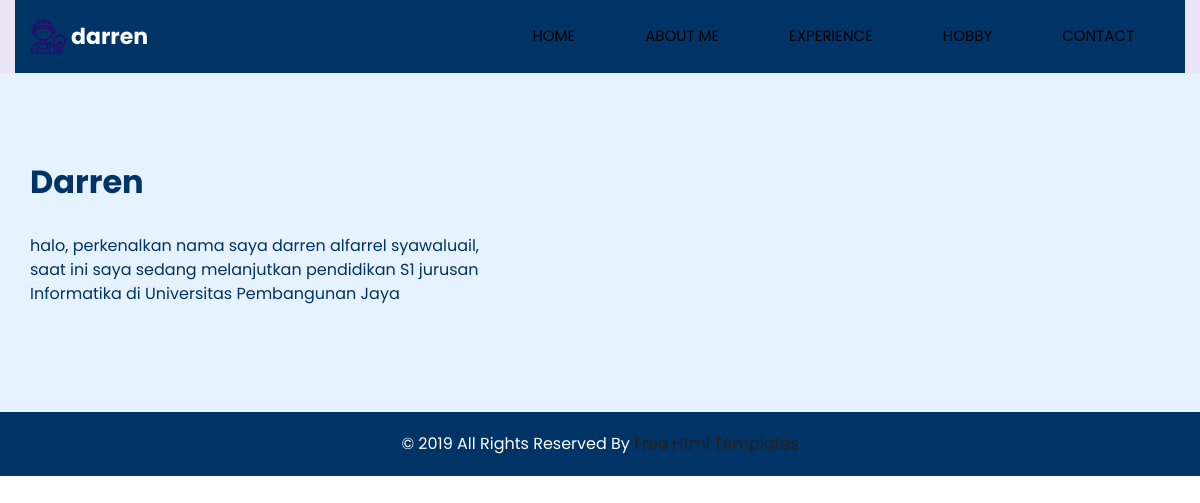
Page /about.php on the committed database.
### tables this page shows
CREATE TABLE `about` (
  `id` int(3) NOT NULL,
  `namapendek` varchar(20) NOT NULL,
  `tentangme` text NOT NULL
);

### about.php (the view, shortened to what this page needs)
<?php
    include 'koneksi.php';
    $sqlProject = "SELECT * FROM about WHERE id = 1";
    $resultProject = $connect->query($sqlProject);
    if ($resultProject->num_rows > 0) {
        $row = $resultProject->fetch_assoc();
        $namapendek = $row['namapendek'];
        $tentangme = $row['tentangme'];
    } else {
        echo " ";
    }
    ?>
<!DOCTYPE html>
<html>
<head>
  <link rel="stylesheet" type="text/css" href="https://cdnjs.cloudflare.com/ajax/libs/OwlCarousel2/2.1.3/assets/owl.carousel.min.css" />
  <link rel="stylesheet" type="text/css" href="css/bootstrap.css" />
  <link href="css/style.css" rel="stylesheet" />
  <link href="css/responsive.css" rel="stylesheet" />
</head>
<body class="sub_page">
  <div class="hero_area">
    <header class="header_section">
      <div class="container">
        <nav class="navbar navbar-expand-lg custom_nav-container">
          <a class="navbar-brand" href="#">
            <img src="images/logo.png" alt="">
            <span style="color: #ffffff;">darren</span>
          </a>
          <div class="collapse navbar-collapse" id="navbarSupportedContent">
            <div class="d-flex ml-auto flex-column flex-lg-row align-items-center">
              <ul class="navbar-nav">
                <li class="nav-item">
                  <a class="nav-link" href="index.php">Home</a>
                </li>
                <li class="nav-item">
                  <a class="nav-link" href="about.php">About me</a>
                </li>
                <li class="nav-item">
                  <a class="nav-link" href="experience.php">Experience</a>
                </li>
                <li class="nav-item">
                  <a class="nav-link" href="hobby.php">Hobby</a>
                </li>
                <li class="nav-item">
                  <a class="nav-link" href="contact.php">Contact</a>
                </li>
              </ul>
            </div>
          </div>
        </nav>
      </div>
    </header>
  </div>
  <section class="about_section layout_padding">
    <div class="container">
      <div class="row">
        <div class="col-md-6">
          <div class="detail-box">
            <div class="heading_container">
              <h2>
                <?php echo $namapendek?>
              </h2>
            </div>
            <p>
              <?php echo $tentangme?>
            </p>
          </div>
        </div>
        <div class="col-md-6">
          <div class="img_container">
            <div class="img-box b1">
            </div>
          </div>
        </div>
      </div>
    </div>
  </section>
  <footer class="container-fluid footer_section">
    <div class="container">
      <div class="row">
        <div class="col-lg-7 col-md-9 mx-auto">
          <p>
            &copy; 2019 All Rights Reserved By
            <a href="https://html.design/">Free Html Templates</a>
          </p>
        </div>
      </div>
    </div>
  </footer>
</body>
</html>

### css/style.css (style rules this page uses)
body { font-family: "Poppins", sans-serif; color: #0c0c0c; background-color: #ffffff; }
.layout_padding { padding-top: 90px; padding-bottom: 90px; }
.heading_container { display: -webkit-box; display: -ms-flexbox; display: flex; -webkit-box-pack: start; -ms-flex-pack: start; justify-content: flex-start; -webkit-box-align: center; -ms-flex-align: center; align-items: center; text-align: center; }
.heading_container h2 { position: relative; font-weight: bold; margin-right: 10px; }
.hero_area { height: 98vh; position: relative; display: -webkit-box; display: -ms-flexbox; display: flex; -webkit-box-orient: vertical; -webkit-box-direction: normal; -ms-flex-direction: column; flex-direction: column; background-color: #eae6f5; }
.sub_page .hero_area { height: auto; }
.header_section .container { padding: 0; }
.custom_nav-container .navbar-nav .nav-item .nav-link { padding: 7px 20px; margin: 10px 15px; color: #000000; text-align: center; border-radius: 35px; text-transform: uppercase; font-size: 15px; }
a, a:hover, a:focus { text-decoration: none; }
.navbar-brand { display: -webkit-box; display: -ms-flexbox; display: flex; -webkit-box-align: center; -ms-flex-align: center; align-items: center; }
.navbar-brand img { margin-right: 5px; width: 35px; }
.navbar-brand span { font-size: 22px; font-weight: 700; color: #4b208c; }
.custom_nav-container { z-index: 99999; }
.navbar-expand-lg .navbar-collapse { -webkit-box-align: end; -ms-flex-align: end; align-items: flex-end; }
.about_section { background-color: #f3f0f6; }
.about_section .row { -webkit-box-align: center; -ms-flex-align: center; align-items: center; }
.about_section .img_container { display: -webkit-box; display: -ms-flexbox; display: flex; -webkit-box-orient: vertical; -webkit-box-direction: normal; -ms-flex-direction: column; flex-direction: column; }
.about_section .img_container .img-box { border-radius: 100%; overflow: hidden; }
.about_section .img_container .img-box.b1 { width: 70%; }
.about_section .detail-box { margin-right: 15%; }
.about_section .detail-box p { margin-top: 25px; }
.footer_section { display: -webkit-box; display: -ms-flexbox; display: flex; -webkit-box-pack: center; -ms-flex-pack: center; justify-content: center; position: relative; }
.footer_section p { color: #222222; margin: 0 auto; text-align: center; padding: 20px; }
.footer_section p a { color: #222222; }

### css/responsive.css (style rules this page uses)
@media (min-width: 1200px) { .container { max-width: 1170px; } }

### about.php (style rules this page uses)
.navbar, .footer_section { background-color: #003366; color: #ffffff; }
.navbar .nav-link, .navbar-brand span { color: #ffffff; }
.about_section { background-color: #e6f2ff; }
.about_section .heading_container h2 { color: #003366; }
.about_section p { color: #003366; }
.footer_section p { color: #ffffff; }

### rows in the picture
about: namapendek "Darren", tentangme "halo, perkenalkan nama saya darren alfarrel syawaluail, saat ini saya sedang melanjutkan pendidikan S1 jurusan Informatika di Universitas Pembangunan Jaya"
